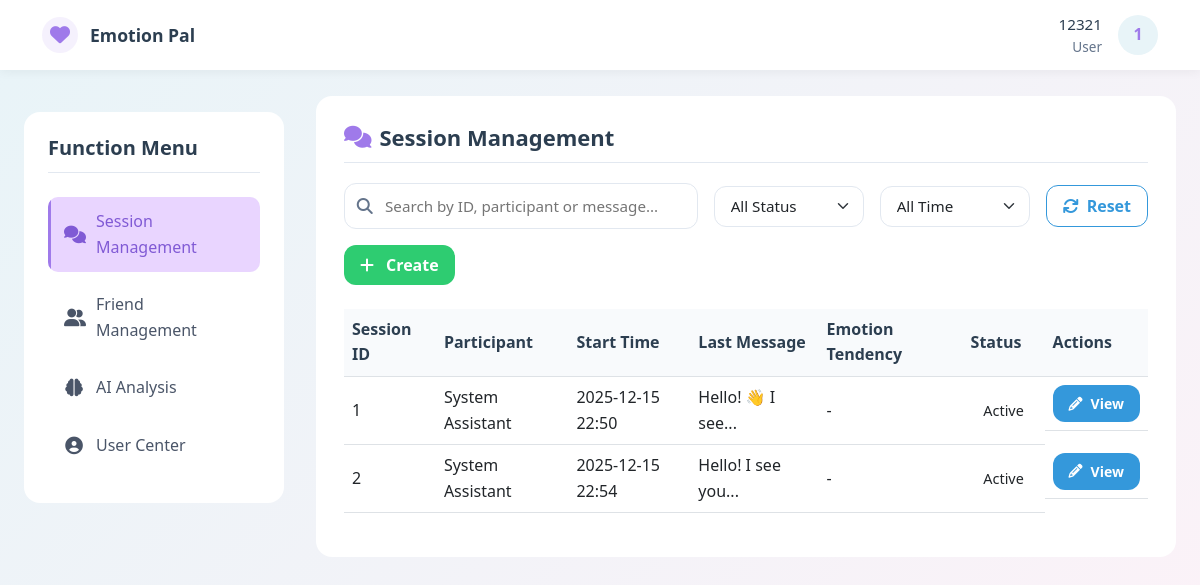
/session_management (signed in), run on the app's committed database.
### models.py (models this page shows, shortened)
class ChatSession(db.Model):
    __tablename__ = 'chat_sessions'
    id = db.Column(db.Integer, primary_key=True, autoincrement=True)
    user_id = db.Column(db.Integer, db.ForeignKey('users.id'), nullable=False, comment='发起会话的用户ID')
    agent_id = db.Column(db.Integer, db.ForeignKey('users.id'), nullable=True, comment='处理会话的客服ID')
    service_id = db.Column(db.Integer, db.ForeignKey('services.id'), nullable=True, comment='关联服务ID')
    appointment_id = db.Column(db.Integer, db.ForeignKey('appointments.id'), nullable=True, comment='关联预约ID')
    start_time = db.Column(db.DateTime, default=lambda: datetime.now(UTC), comment='会话开始时间')
    end_time = db.Column(db.DateTime, nullable=True, comment='会话结束时间')
    status = db.Column(db.String(20), default='active', comment='状态：active/closed/timeout')
    last_message_time = db.Column(db.DateTime, nullable=True, comment='最后消息时间')
    initiator = db.relationship('User', foreign_keys=[user_id], back_populates='initiated_chat_sessions')
    handler = db.relationship('User', foreign_keys=[agent_id], back_populates='handled_chat_sessions')
    service = db.relationship('Service', back_populates='chat_sessions', lazy=True)
    appointment = db.relationship('Appointment', back_populates='chat_session', lazy=True)
    messages = db.relationship('Message', backref='chat_session', lazy=True, cascade='all, delete-orphan')

class Message(db.Model):
    __tablename__ = 'messages'  # 复数表名
    id = db.Column(db.Integer, primary_key=True, autoincrement=True)
    session_id = db.Column(db.Integer, db.ForeignKey('chat_sessions.id'), nullable=False, comment='会话ID')
    sender_id = db.Column(db.Integer, db.ForeignKey('users.id'), nullable=False, comment='发送者ID')
    receiver_id = db.Column(db.Integer, db.ForeignKey('users.id'), nullable=True, comment='接收者ID')
    text = db.Column(db.Text, nullable=False, comment='消息内容')
    timestamp = db.Column(db.DateTime, default=lambda: datetime.now(UTC), comment='发送时间')
    sentiment = db.Column(db.Float, nullable=True, comment='情感分析得分（-1~1）')
    message_type = db.Column(db.String(10), default='text', comment='消息类型：text/image/file')
    is_read = db.Column(db.Boolean, default=False, comment='是否已读')
    file_url = db.Column(db.String(255), nullable=True, comment='文件/图片URL（非文本消息）')
    sender = db.relationship('User', foreign_keys=[sender_id], backref='sent_messages', lazy=True)
    receiver = db.relationship('User', foreign_keys=[receiver_id], backref='received_messages', lazy=True)

### routes.py (the view, shortened to what this page needs)
    @app.route('/session_management')
    def session_management():
        if 'user_id' not in session:
            return redirect(url_for('login'))
        role = session['role']
        user_id = session['user_id']
        if role == 'user':
            my_sessions = ChatSession.query.filter_by(user_id=user_id).all()
            pending_sessions = []
            agents = []
        for sess in my_sessions + pending_sessions:
            last_msg = Message.query.filter_by(session_id=sess.id).order_by(Message.timestamp.desc()).first()
            sess.last_message = last_msg
            first_msg = Message.query.filter_by(session_id=sess.id).order_by(Message.timestamp).first()
            sess.first_message = first_msg
            all_msgs = Message.query.filter_by(session_id=sess.id).all()
            if all_msgs:
                sentiment_sum = sum(msg.sentiment for msg in all_msgs)
                sess.average_sentiment = sentiment_sum / len(all_msgs)
            else:
                sess.average_sentiment = 0
        return render_template(
            'session_management.html',
            my_sessions=my_sessions,
            pending_sessions=pending_sessions,
            agents=agents
        )

### templates/session_management.html (shortened to what this page needs)
<!DOCTYPE html>
<html lang="en">
<head>
    <link href="https://cdn.jsdelivr.net/npm/bootstrap@5.3.0/dist/css/bootstrap.min.css" rel="stylesheet">
    <link rel="stylesheet" href="https://cdnjs.cloudflare.com/ajax/libs/font-awesome/6.4.0/css/all.min.css">
</head>
<body>
<nav class="main-nav" id="mainNav">
    <div class="container nav-container">
        <a href="/dashboard" class="brand" aria-label="Emotion Pal Dashboard">
            <div class="brand-icon">
                <i class="fa fa-heart" aria-hidden="true"></i>
            </div>
            <span class="brand-name">Emotion Pal</span>
        </a>
        <div class="user-section">
            <div class="user-info">
                <div class="username" aria-label="Username">{{ session.username }}</div>
                <div class="user-role" aria-label="User role">{{ session.role | capitalize }}</div>
            </div>
            <div class="avatar-dropdown" id="avatarDropdown" aria-haspopup="true" aria-expanded="false">
                <div class="user-avatar" title="Click to open menu" tabindex="0" role="button" aria-label="User menu">
                </div>
            </div>
        </div>
    </div>
</nav>
<div class="main-container">
    <aside class="sidebar" aria-label="Function menu">
        <h3 class="sidebar-title">Function Menu</h3>
        <ul class="sidebar-menu">
            <li class="sidebar-menu-item">
                <a href="/session_management" class="sidebar-menu-link active" aria-current="page"
                   aria-label="Session management" tabindex="0">
                    <i class="fa fa-comments" aria-hidden="true"></i>
                    <span>Session Management</span>
                </a>
            </li>
            <li class="sidebar-menu-item">
                <a href="/friends_management" class="sidebar-menu-link" aria-label="Friends management" tabindex="0">
                    <i class="fa fa-user-friends" aria-hidden="true"></i>
                    <span>Friend Management</span>
                </a>
            </li>
            <li class="sidebar-menu-item">
                <a href="/ai_analysis" class="sidebar-menu-link" aria-label="AI analysis" tabindex="0">
                    <i class="fa fa-brain" aria-hidden="true"></i>
                    <span>AI Analysis</span>
                </a>
            </li>
            <li class="sidebar-menu-item">
                <a href="/user_center" class="sidebar-menu-link" aria-label="User center" tabindex="0">
                    <i class="fa fa-user-circle" aria-hidden="true"></i>
                    <span>User Center</span>
                </a>
            </li>
        </ul>
    </aside>
    <div class="content-area">
        <div class="section-card">
            <h2><i class="fa fa-comments" aria-hidden="true"></i> Session Management</h2>
            <div class="search-container">
                <div class="filter-group" style="gap: 1rem; flex-wrap: wrap;">
                    <div class="search-bar" style="flex: 1; min-width: 250px;">
                        <i class="fa fa-search search-icon" aria-hidden="true"></i>
                        <input
                            type="text"
                            class="search-input"
                            id="searchInput"
                            placeholder="Search by ID, participant or message..."
                            aria-label="Search sessions"
                            tabindex="0"
                        >
                    </div>
                    <select class="form-select" id="statusFilter" aria-label="Filter by status" tabindex="0" style="max-width: 150px;">
                        <option value="">All Status</option>
                    </select>
                    <select class="form-select" id="timeFilter" aria-label="Filter by time" tabindex="0" style="max-width: 150px;">
                        <option value="">All Time</option>
                    </select>
                    <button class="btn btn-outline-primary" id="resetFilters" aria-label="Reset filters" tabindex="0">
                        <i class="fa fa-refresh" aria-hidden="true"></i> Reset
                    </button>
                    {% if session.role == 'user' %}
                    <a href="/start_chat" class="btn btn-success" aria-label="Create new session" tabindex="0">
                        <i class="fa fa-plus me-1" aria-hidden="true"></i> Create
                    </a>
                    {% endif %}
                </div>
            </div>
            <div id="sessionListContainer">
                <div class="table-responsive" id="sessionTableContainer">
                    <table class="table table-hover" id="sessionTable">
                        <thead>
                        <tr>
                            <th>Session ID</th>
                            <th>Participant</th>
                            <th>Start Time</th>
                            <th>Last Message</th>
                            <th>Emotion Tendency</th>
                            <th>Status</th>
                            <th>Actions</th>
                        </tr>
                        </thead>
                        <tbody id="sessionTableBody">
                        {% for sess in my_sessions %}
                        <tr data-session-id="{{ sess.id }}"
                            data-status="{{ 'active' if not sess.end_time else 'ended' }}"
                            data-agent="{{ sess.agent.id if sess.agent else '' }}"
                            data-time="{{ sess.start_time.strftime('%Y-%m-%d') }}">
                            <td>{{ sess.id }}</td>
                            <td>
                                {% if session.role == 'user' %}
                                {{ sess.agent.username if sess.agent else 'System Assistant' }}
                                {% else %}
                                {{ sess.user.username }}
                                {% endif %}
                            </td>
                            <td>{{ sess.start_time.strftime('%Y-%m-%d %H:%M') }}</td>
                            <td>
                                {{ sess.last_message.text|truncate(20) if sess.last_message else 'No messages' }}
                            </td>
                            <td>
                                {% if sess.average_sentiment %}
                                {% if sess.average_sentiment > 0.5 %}
                                <span class="text-success"><i class="fa fa-smile" aria-hidden="true"></i> Positive</span>
                                {% elif sess.average_sentiment < -0.5 %}
                                <span class="text-danger"><i class="fa fa-frown" aria-hidden="true"></i> Negative</span>
                                {% else %}
                                <span class="text-secondary"><i class="fa fa-meh" aria-hidden="true"></i> Neutral</span>
                                {% endif %}
                                {% else %}
                                -
                                {% endif %}
                            </td>
                            <td>
                                <span class="status-badge {{ 'status-active' if not sess.end_time else 'status-ended' }}">
                                    {{ 'Active' if not sess.end_time else 'Ended' }}
                                </span>
                            </td>
                            <td class="session-actions">
                                <a href="/chat/{{ sess.id }}" class="btn btn-primary btn-sm"
                                   aria-label="View session {{ sess.id }}" tabindex="0">
                                    <i class="fa fa-pencil" aria-hidden="true"></i> View
                                </a>
                            </td>
                        </tr>
                        {% endfor %}
                        </tbody>
                    </table>
                </div>
            </div>
        </div>
    </div>
</div>
</body>
</html>

### data on the page
ChatSession: id "1", agent "System Assistant", start_time "2025-12-15 22:50", last_message.text "Hello! 👋 I see...", end_time "Active"
ChatSession: id "2", agent "System Assistant", start_time "2025-12-15 22:54", last_message.text "Hello! I see you...", end_time "Active"

### other printed values
{{ session.username }} "12321"
{{ session.role | capitalize }} "User"
